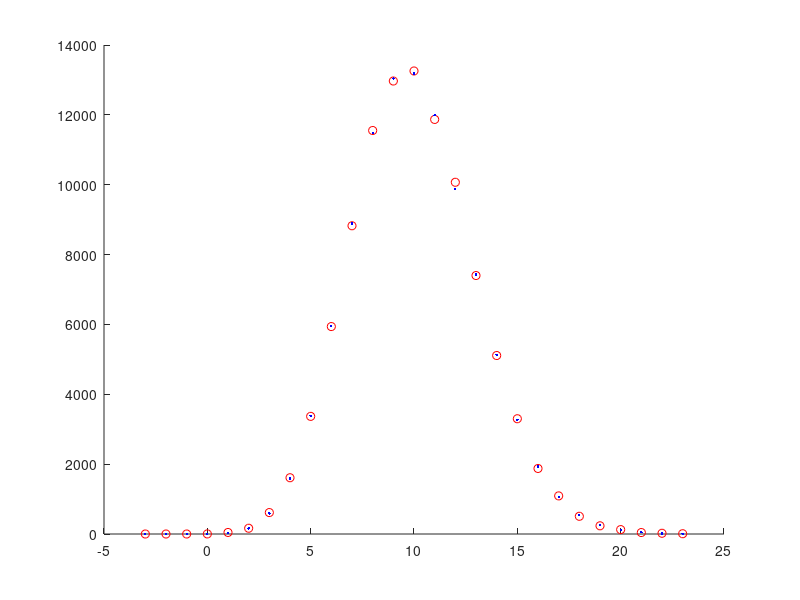

This chart was generated by the following MATLAB code:
%bingen.m
n = 100; p = 0.1; mu = n*p; N = 10^5;
x = zeros(1,N); c = log(1-p);
for i=1:N
    s = ceil(log(rand)/c);
    xi = 0;
    while s < n + 1
       xi = xi+ 1;
       s = s + ceil(log(rand)/c);
    end
    x(i)= xi;
end
  
xx = [floor(mu - 4*sqrt(mu)):1:ceil(mu + 4*sqrt(mu))];
count = hist(x,xx);
ex = binopdf(xx,n,p)*N;
hold on
plot(xx,count,'or')
plot(xx,ex,'.b')
hold off
